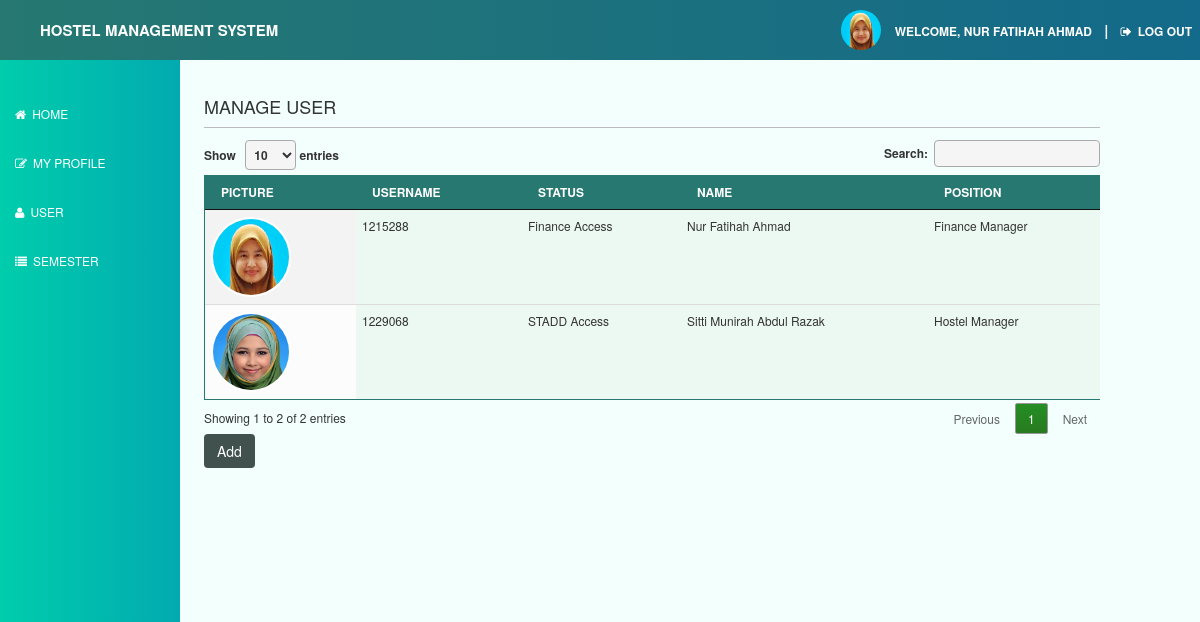
Screenshot of /user.php (signed in) with the database file from the repository.
### tables this page shows
CREATE TABLE `admin_acc` (
  `username` varchar(10) NOT NULL,
  `password` varchar(10) NOT NULL,
  `status` varchar(10) NOT NULL
);

CREATE TABLE `staff_acc` (
  `id` varchar(10) NOT NULL,
  `name` varchar(40) NOT NULL,
  `position` varchar(30) NOT NULL
);

CREATE TABLE `uploads` (
  `id` int(10) NOT NULL,
  `file` varchar(100) NOT NULL,
  `type` varchar(10) NOT NULL,
  `size` int(11) NOT NULL,
  `description` varchar(100) NOT NULL
);

### templates/user_login.php (called while the page is built, shortened)
<?php
	 if(!empty($_SESSION['password'])&& !empty($_SESSION['username'])){
	 	$online=1;
		$username=$_SESSION['username'];
		 $query="SELECT * FROM admin_acc JOIN staff_acc ON admin_acc.username = staff_acc.id
					LEFT JOIN uploads ON admin_acc.username=uploads.description
					WHERE admin_acc.username='$username'";
		 $record=mysqli_query($link, $query);
	}
?>

### user.php (the view, shortened to what this page needs)
<?php
require 'upperbodyhead.php';
if (!empty($_SESSION['password']) && !empty($_SESSION['username'])) {
	require 'templates/nav_sem.php';
?>
	</div>
	<div class="content">
		<h3>MANAGE USER</h3>
		<hr>
		<div class="service-option">
			<p>
				<?php
				$query = "SELECT * FROM admin_acc LEFT JOIN staff_acc ON admin_acc.username=staff_acc.id
	LEFT JOIN uploads ON admin_acc.username=uploads.description WHERE admin_acc.status!='admin'";
				$record = mysqli_query($link, $query); ?>
			<div id="wannascroll">
				<table class="display table" id="tabledata2">
					<thead>
						<tr>
							<th>PICTURE</th>
							<th>USERNAME</th>
							<th>STATUS</th>
							<th>NAME</th>
							<th>POSITION</th>
						</tr>
					</thead>
					<tbody>
						<?php
						$status = "";
						while ($row = mysqli_fetch_assoc($record)) { ?>
							<tr>
								<td><img src="img/<?php echo $row['file'] ?>" width="80" height="80" style="float:center;border-radius:40px;border:2px solid white;"></td>
								<td><a href="staffprofile2.php?username=<?php echo $row['username']; ?>" data-toggle="modal"></a>
									<?php echo $row['username']; ?></td>
								<?php if ($row['status'] == 'hstaff') {
									$status = "STADD Access";
								} else if ($row['status'] == 'fstaff') {
									$status = "Finance Access";
								} else {
									$status = "Admin Access";
								}
								?>
								<td><?php echo $status; ?></td>
								<td><?php echo $row['name']; ?></td>
								<td><?php echo $row['position']; ?></td>
							</tr>
						<?php } ?>
					</tbody>
				</table>
				<input name="add" type="button" value="Add" class="btn btn-primary" onClick="document.location.href=('adduser.php');" />
			</div>
			</p>
		</div>
	</div>
	</body>
	</html>
<?php
	include 'lowerbody.php';
} else {
	require 'warninglogin.php';
} ?>

### upperbodyhead.php
<?php
require 'database/credentials.php';
require 'templates/user_login.php';
if ($online) {
	require 'templates/header.php';
?>
	<div class="wrap">
		<div id="sideleft">
		<?php
	}
		?>

### templates/header.php (shortened to what this page needs)
<!DOCTYPE html>
<html lang="en">
<head>
	<link href="css/bootstrap.min.css" rel="stylesheet">
	<link href="css/business-frontpage.css" rel="stylesheet">
	<link href="font-awesome-4.5.0/css/font-awesome.min.css" rel="stylesheet">
	<link rel="stylesheet" type="text/css" href="DataTables/media/css/jquery.dataTables.min.css">
	<link rel="stylesheet" type="text/css" href="jquery.dynameter-0.5.6/jquery.dynameter.css">
	 <link rel="stylesheet"  media="print" href="css/media-specific-easy.css">
</head>
<body id="menu1">
	<div class="nav">
	  <div class="container">
	  	<ul class="ub3" >
		  <li class="pull-left">HOSTEL MANAGEMENT SYSTEM</li>
		  <?php
			if(isset($record)){
				while($row=mysqli_fetch_assoc($record)){
			?>
	          <li class="pull-right">
				<a style="color:white;" href="staffprofile.php" >
				<?php echo 'Welcome, '.strtoupper($row['name']);?></a>
				 |
	          	<a style="color:white;" onClick="logout()" id="handplease"><i class="fa fa-sign-out" ></i>Log Out</a>
	          </li>
			    <img class="pull-right" src="img/<?php echo $row['file']?>" width="40" height="40" style="margin-right:6px;border-radius:27px">
	      	<?php }
			}
		?>
	    </ul>
		</div>
	</div>

### templates/nav_sem.php
<div class="list-group  menu-hostel">
	<a href="home.php" class="list-group-item">
	<i class="fa fa-home" ></i>HOME</a>
	<a href="staffprofile.php" class="list-group-item">
	<i class="fa fa-edit" ></i>MY PROFILE</a>
	<a href="user.php" class="list-group-item">
	<i class="fa fa-user" ></i>USER</a>
	<a href="managesem.php" class="list-group-item">
	<i class="fa fa-list" ></i>SEMESTER</a>
</div>

### lowerbody.php (shortened to what this page needs)
</body>
</html>

### css/business-frontpage.css (style rules this page uses)
#menu1 { background-color: #F2FFFC; }
body { padding-top: 0px; font-size: 12px; margin:auto; min-width:600px; max-width:2000px; }
.ub3 { padding-top:10px; padding-bottom:50px; color:white; font-weight: bold; font-size:15px; background: #136a8a; background: -webkit-linear-gradient(to right, #267871, #136a8a); background: linear-gradient(to right, #267871, #136a8a); }
.ub3 li { padding-top:10px !important; }
hr { margin-top: 0.3em; margin-bottom: 1em; border-width: 1px; border-color: #bbb }
.content { background-color: #F2FFFC; margin: 0 auto; float:right; width: 83%; padding-right:100px; padding-top:15px; }
.menu-hostel { margin-top:50%; }
.wrap { width: 100%; height: auto; padding-bottom:0px; }
#sideleft { float:left; width: 15%; text-align:center; bottom:0px; position: absolute; top:0%; z-index: -1; background: #02AAB0; background: -webkit-linear-gradient(to right, #00CDAC, #02AAB0); background: linear-gradient(to right, #00CDAC, #02AAB0); border-radius:0px; margin-right:0px; }
.nav a { color: #222831; font-size: 12px; font-weight: bold; padding: 8px 8px; text-transform: uppercase; }
.nav .container { width: auto; padding-bottom:0px; }
.nav li { display: inline; }
#tabledata, #tabledata2 { border:1px solid #267871; }
#tabledata2 tr { background-color: #ecf9f2; }
#tabledata2 th { background: #267871; text-transform: uppercase; }
h3 { font-size: 18px; }
.fa { margin-right:6px; }
#handplease { cursor:pointer; }
.table tr { background-color: #ecf9f2; }
.table { width:75%; border-bottom:0px; border-top:0px; }
#wannascroll { height:445px; overflow-y:auto; }

### css/media-specific-easy.css (style rules this page uses)
#wannascroll { height:auto; overflow-y:none; }
#sideleft { display:none; }
.content, .wrap { width:100%; text-align:center; }
.nav { display:none; }

### rows the page displays
admin_acc: staff_acc.name "NUR FATIHAH AHMAD", uploads.file (picture), username "1215288", status "Finance Access", staff_acc.name "Nur Fatihah Ahmad", staff_acc.position "Finance Manager"
admin_acc: uploads.file (picture), username "1229068", status "STADD Access", staff_acc.name "Sitti Munirah Abdul Razak", staff_acc.position "Hostel Manager"
